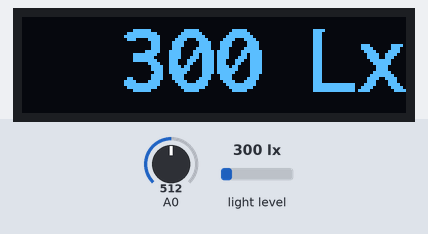
The sketch below on a simulated Arduino Uno, built with avr-gcc and run on an emulated ATmega328P. On the bench: 128×32 one-colour display. The test bench sets the inputs (shaded band); at power-on: light level 300 lx, A0 = 512. What the sketch prints to the serial monitor is not drawn.

Above: at 3.4 s.
3.5 s: light level set to 40 lx
At 5.6 s:
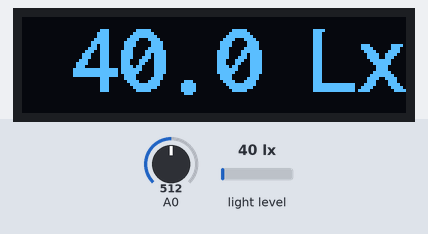
7.4 s: light level set to 500 lx
At 9.3 s:
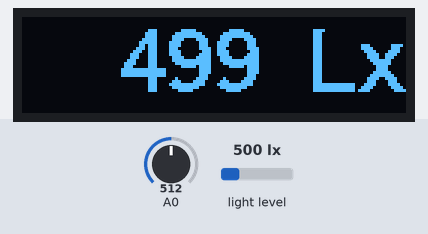
11.1 s: light level set to 1000 lx
At 12.9 s:
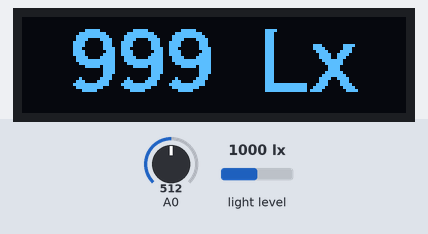
Timing chart, 0 to 14.4 s (numbered marks = the images above; inputs shaded):
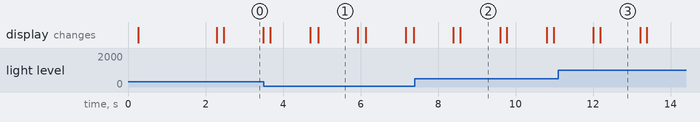

The sketch:

Light_meter.ino
```cpp
/*
  Lux sensor
  W.J. Hoogervorst april 2021
  Based on example of BH1750 library.

*/

#include <U8x8lib.h>
#include <Wire.h>
#include <BH1750.h>

U8X8_SSD1306_128X32_UNIVISION_HW_I2C u8x8(/* reset=*/ U8X8_PIN_NONE, /* clock=*/ SCL, /* data=*/ SDA);

BH1750 lightMeter;

void setup() {

  Serial.begin(9600);
  u8x8.begin();
  u8x8.setPowerSave(0);
  u8x8.setFont(u8x8_font_inb21_2x4_f);
  // Initialize the I2C bus (BH1750 library doesn't do this automatically)
  Wire.begin();

  lightMeter.begin();

  //measure battery voltage
  // 3.6 - 4.2 is 0 % - 100 %
  float voltage;
  // A0 can read 0 - 3.3V as 0 - 1023, battery voltage is max 4.2V, so use a voltage divider.
  // using voltage divider of 19.8K and 10K, a voltage 3.3V at the analog pin refers to 4.96V, so 4.96 V at the input of the voltage divider results in a reading of 1023
  for (int i = 0; i < 10; i++) //take 10 measurements
    voltage += map(analogRead(A0), 0, 1023, 0, 496); // analog value 0 - 1023 and map to 496 (4.96V * 100)
  voltage = voltage / (float)1000;      // divide by 100 for converting to value to a float with 2 digits, divide by 10 for averaging measurements
  Serial.println(voltage, 2);
  int percentage;
  if (voltage < 3.6) // voltage to low, prevent negative percentages when using map function
    percentage = 2;
  else if (voltage > 4.2) // voltage to high, prevent percentages > 100% (like 101% or 102%)
    percentage = 100;
  else
    percentage = map(voltage * 100, 360, 420, 20, 100); // 3.6 - 4.2 is 0 % - 100 %
  Serial.println(percentage);
  String Perc_s = "Bat:";
  Perc_s +=  String(percentage);
  Perc_s += " %";
  char buf_volt[10];
  Perc_s.toCharArray(buf_volt, Perc_s.length() + 1);
  u8x8.clear();
  u8x8.drawString(0, 0, buf_volt);
  delay(2000);
}


void loop() {
  u8x8.clear();
  float lux = lightMeter.readLightLevel();
  Serial.print("Light: ");
  Serial.print(lux);
  Serial.println(" lx");
  if (lux < 10)
  {
    String lux_s = String(lux);
    lux_s += " Lx";
    char buf[10];
    lux_s.toCharArray(buf, lux_s.length() + 1);
    u8x8.drawString(2 * (1 - (int)log10(lux)), 0, buf);
  }
  else if (lux < 100)
  {
    String lux_s = String(lux);
    String short_lux_s = lux_s.substring(0, lux_s.length() - 1);
    short_lux_s += " Lx";
    char buf[10];
    short_lux_s.toCharArray(buf, short_lux_s.length() + 1);
    u8x8.drawString(2 * (2 - (int)log10(lux)), 0, buf);
  }
  else {
    long lux_rounded0 = lux * (int)100 / 100;
    char buf2[20];
    sprintf(buf2, "%ld", lux_rounded0);
    char buf3[20] = " Lx";
    strcat (buf2, buf3);
    u8x8.drawString(2 * (4 - (int)log10(lux)), 0, buf2);
  }
  delay(1000);
  // The screen is 32 x 128 pixels, in the 8*8 library this results in 32/4 = 4 lines (0 - 3) and 128/8 = 16 columns (0 - 15).
  // The font uses 2*4 squares of 8*8 pixels. This results in 1 line (32/4/8 = 1) and 8 characters (128/2/8 = 8)
  // The 8 characters are sufficient for showing the maximum value of "65535_Lx".
  // The string is positioned at the right of the screen. The indent depends on the amount of figures in the value
  // The number of figures is derrived from the 10Log of the value (0 - 65535), which can have 1 - 5 figures, 10Log is 0 - 4.
  // The font has 2 positions for one character, that's why the outcome is multiplied by 2.
  // A value of 5 figures starts at column 0 (most left), a value of 2 figures starts at column 3*2 = column 6
}
```

Measured:
- after the input at 3.5 s, the display: first differs from a run without the input after 1.4 s (image 1)
- after the input at 7.4 s, the display: first differs from a run without the input after 1.2 s (image 2)
- after the input at 11.1 s, the display: first differs from a run without the input after 1.1 s (image 3)
- what the display in image 0 shows lasts 1.0 s, from 2.5 s to 3.5 s
